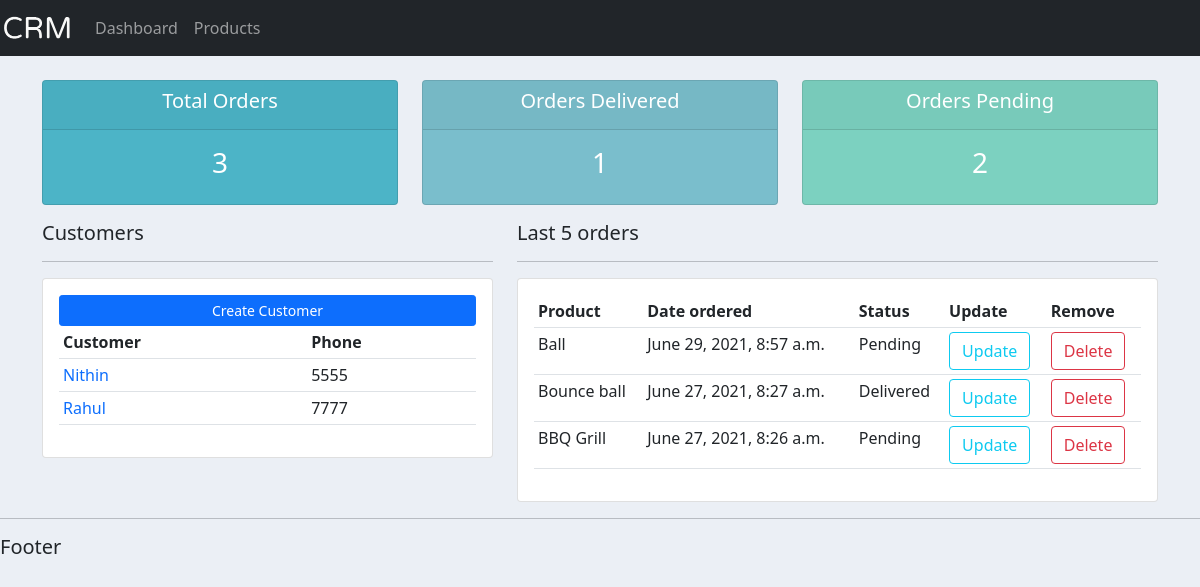
The page / on the database its author committed.
### accounts/models.py (models this page shows, shortened)
class Customer(models.Model):
    name = models.CharField(max_length=100,null=True)
    phone = models.CharField(max_length=100,null=True)
    email = models.EmailField(null=True)
    date_created = models.DateTimeField(auto_now_add=True,null=True)

class order(models.Model):
    STATUS = (
         ('Pending','Pending'),
         ('Out for delivery','Out for delivery'),
         ('Delivered','Delivered')
     )
    customer = models.ForeignKey(Customer,null=True,on_delete=models.SET_NULL)
    product = models.ForeignKey(product,null=True,on_delete=models.SET_NULL)
    date_created = models.DateTimeField(auto_now_add=True,null=True)
    status = models.CharField(max_length=100,choices=STATUS)
    class Meta:
        ordering = ('-date_created','status')

class product(models.Model):
    CATEGORY = (
         ('Indoor','Indoor'),
         ('Outdoor','Outdoor')
     )
    name = models.CharField(max_length=100, null=True)
    price = models.FloatField(null=True)
    category = models.CharField(max_length=100,null=True,choices=CATEGORY)
    description = models.CharField(max_length=500,null=True)
    date_created = models.DateTimeField(auto_now_add=True,null=True)
    tags=models.ManyToManyField(tag)
    def __str__(self):
        return self.name

### accounts/views.py (the view)
# urls.py: path('', home,name='home'),
def home(request):
    ORDERS=order.objects.all()
    CUSTOMERS=Customer.objects.all()
    totalcustomers=CUSTOMERS.count()
    totalorders=ORDERS.count()
    delivered=ORDERS.filter(status='Delivered').count()
    pendings=ORDERS.filter(status='Pending').count()
    context={'order':ORDERS, 'customers':CUSTOMERS,'totalorders':totalorders,'pendings':pendings,'delivered':delivered}
    return render(request,'accounts/dashboard.html',context)

### accounts/templates/accounts/dashboard.html
{% extends 'accounts/main.html' %}
    {% block content %}
    {% include 'accounts/status.html' %}
    <div class="container">
        <div class="row">
            <div class="col-md-5">
                <h5>Customers</h5>
                <hr>
                <div class="card card-body">
                    <a class="btn btn-primary btn-sm btn-block" href="">Create Customer</a>
                    <table class="table table-sm">
                        <tr>
                            <th>Customer</th>
                            <th>Phone</th>
                        </tr>
                        {% for i in customers %}
                            <tr>
                                <td><a href="{% url 'customer' i.id %}" style="text-decoration: none;">{{i.name}}</a></td>
                                <td>{{i.phone}}</td>
                            </tr>
                        {% endfor %}
                    </table>
                </div>
            </div>
            <div class="col-md-7">
                <h5>Last 5 orders</h5>
                <hr>
                <div class="card card-body">
                    <table class="table table-sm">
                        <tr>
                            <th>Product</th>
                            <th>Date ordered</th>
                            <th>Status</th>
                            <th>Update</th>
                            <th>Remove</th>
                        </tr>
                        {% for i in order %}
                            <tr>
                                <td>{{i.product}}</td>
                                <td>{{i.date_created}}</td>
                                <td>{{i.status}}</td>
                                <td><a class="btn btn-outline-info" href="{% url 'updateorder' i.id %}">Update</a></td>
                                <td><a class="btn btn-outline-danger" href="{% url 'deleteorder' i.id %}">Delete</a></td>
                            </tr>
                        {% endfor %}
                    </table>
                </div>
            </div>
        </div>
    </div>
    {% endblock %}

### static/css/main.css (style rules this page uses)
body { background-color: #ebeff5; }

### rows shown on the page
Customer: name "Nithin", phone "5555"
Customer: name "Rahul", phone "7777"
order: product "Ball", date_created "June 29, 2021, 8:57 a.m.", status "Pending"
order: product "Bounce ball", date_created "June 27, 2021, 8:27 a.m.", status "Delivered"
order: product "BBQ Grill", date_created "June 27, 2021, 8:26 a.m.", status "Pending"

### other values the page prints
{{ totalorders }} "3"
{{ delivered }} "1"
{{ pendings }} "2"
